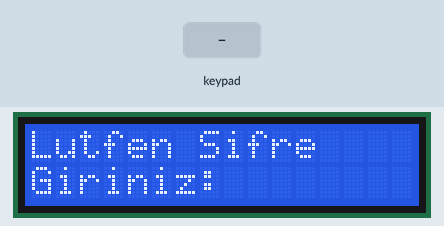
This sketch was run on a simulated Arduino Uno, built with avr-gcc and run on an emulated ATmega328P. On the bench: 16×2 character LCD. Inputs (shaded band) come from the test bench.

Above: at 1.2 s.
1.3 s: keypad keys 2 2 3 4 * pressed 0.4 s apart
At 4.0 s:
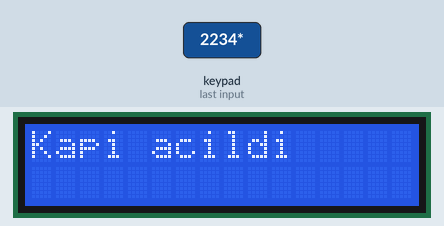
4.8 s: key '*' pressed
At 5.9 s:
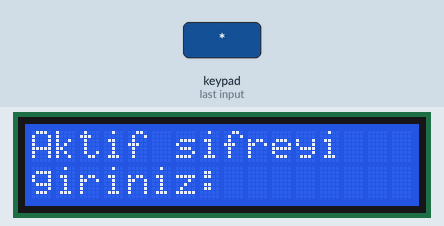
6.4 s: keypad keys 2 2 3 4 pressed 0.4 s apart
At 8.5 s:
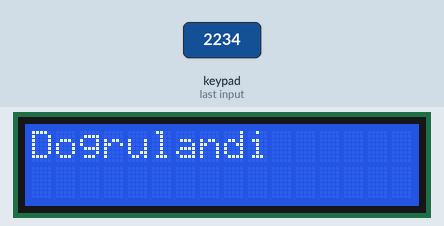
9.5 s: keypad keys 2 2 3 4 # pressed 0.4 s apart
At 12.2 s:
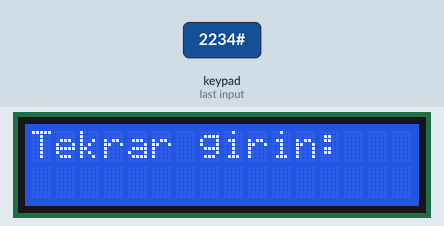
13.0 s: key '1' pressed
At 13.3 s:
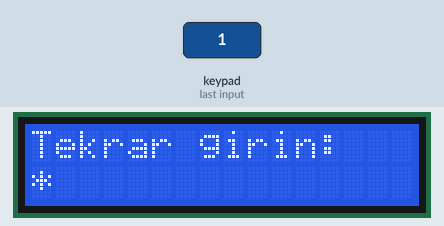
14.5 s: key '2' pressed
At 15.6 s:
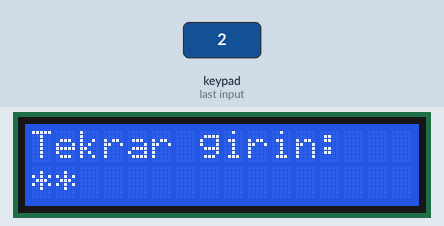
Timing chart, 0 to 17.0 s (numbered marks = the images above; inputs shaded):
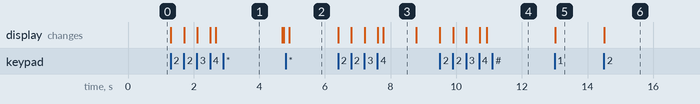

Measured:
- after the input at 1.3 s, the display: first changes at once (image 1 shows a later state)
- after the input at 4.8 s, the display: changes after 0.11 s (image 2)
- after the input at 6.4 s, the display: first changes at once (image 3 shows a later state)
- after the input at 9.5 s, the display: first changes at once (image 4 shows a later state)
- after the input at 13.0 s, the display: changes at once (image 5)
- after the input at 14.5 s, the display: changes at once (image 6)
- what the display in image 3 shows lasts 1.0 s, from 7.8 s to 8.8 s

The sketch:

LiquidCrystal_I2C_16x2_Keypad_Sifre2.ino
```cpp
#include <Wire.h>
#include <LiquidCrystal_I2C.h>
#include <Keypad.h>
#include <string.h>

LiquidCrystal_I2C lcd(0x27, 16, 2);

// ---------------- KEYMAP ----------------
const byte ROWS = 4;
const byte COLS = 4;

char keys[ROWS][COLS] = {
  {'1', '2', '3', 'A'},
  {'4', '5', '6', 'B'},
  {'7', '8', '9', 'C'},
  {'*', '0', '#', 'D'}
};

byte rowPins[ROWS] = {9, 8, 7, 6};
byte colPins[COLS] = {5, 4, 3, 2};

Keypad keypad = Keypad(makeKeymap(keys), rowPins, colPins, ROWS, COLS);

// ---------------- MODLAR ----------------
enum Mod {
  SIFRE_GIRIS,
  DEGISTIRME_ESKI_SIFRE,
  YENI_SIFRE_1,
  YENI_SIFRE_2
};

Mod aktifMod = SIFRE_GIRIS;

// ---------------- SIFRELER ----------------
char aktifSifre[5] = "2234";   // baslangic sifresi
char girilen[5] = "";
char yeniSifre[5] = "";
byte indexNo = 0;

bool yildizBekleniyor = false;

// ---------------- YARDIMCI ----------------
void bufferTemizle() {
  indexNo = 0;
  girilen[0] = '\0';
}

void mesajGoster(const char* satir1, const char* satir2 = "") {
  lcd.clear();
  lcd.setCursor(0, 0);
  lcd.print(satir1);
  lcd.setCursor(0, 1);
  lcd.print(satir2);
}

void sifreGirisEkrani() {
  aktifMod = SIFRE_GIRIS;
  yildizBekleniyor = false;
  bufferTemizle();

  lcd.clear();
  lcd.setCursor(0, 0);
  lcd.print("Lutfen Sifre");
  lcd.setCursor(0, 1);
  lcd.print("Giriniz:");
}

void yildizUyariEkrani() {
  lcd.clear();
  lcd.setCursor(0, 0);
  lcd.print("Tekrar * basin");
  lcd.setCursor(0, 1);
  lcd.print("Sifre degistir");
}

void eskiSifreDogrulaEkrani() {
  aktifMod = DEGISTIRME_ESKI_SIFRE;
  yildizBekleniyor = false;
  bufferTemizle();

  lcd.clear();
  lcd.setCursor(0, 0);
  lcd.print("Aktif sifreyi");
  lcd.setCursor(0, 1);
  lcd.print("giriniz:");
}

void yeniSifre1Ekrani() {
  aktifMod = YENI_SIFRE_1;
  bufferTemizle();

  lcd.clear();
  lcd.setCursor(0, 0);
  lcd.print("Yeni sifre:");
  lcd.setCursor(0, 1);
}

void yeniSifre2Ekrani() {
  aktifMod = YENI_SIFRE_2;
  bufferTemizle();

  lcd.clear();
  lcd.setCursor(0, 0);
  lcd.print("Tekrar girin:");
  lcd.setCursor(0, 1);
}

void yildizYaz() {
  if (aktifMod == SIFRE_GIRIS) {
    lcd.setCursor(8 + indexNo - 1, 1);   // "Giriniz:" sonrasi
    lcd.print('*');
  } else if (aktifMod == DEGISTIRME_ESKI_SIFRE) {
    lcd.setCursor(8 + indexNo - 1, 1);   // "giriniz:" sonrasi
    lcd.print('*');
  } else {
    lcd.setCursor(indexNo - 1, 1);
    lcd.print('*');
  }
}

void rakamEkle(char key) {
  if (indexNo < 4) {
    girilen[indexNo] = key;
    indexNo++;
    girilen[indexNo] = '\0';
    yildizYaz();
  }
}

void setup() {
  Wire.begin();
  lcd.init();
  lcd.backlight();

  sifreGirisEkrani();
}

void loop() {
  char key = keypad.getKey();
  if (!key) return;

  // ---------------- NORMAL GIRIS ----------------
  if (aktifMod == SIFRE_GIRIS) {

    if (key >= '0' && key <= '9') {
      if (yildizBekleniyor) {
        sifreGirisEkrani();
      }

      rakamEkle(key);

      if (indexNo == 4) {
        delay(150);

        if (strcmp(girilen, aktifSifre) == 0) {
          mesajGoster("Kapi acildi");
        } else {
          mesajGoster("Hatali sifre");
        }

        delay(2000);
        sifreGirisEkrani();
      }
    }
    else if (key == '*') {
      if (indexNo == 0) {
        if (!yildizBekleniyor) {
          yildizBekleniyor = true;
          yildizUyariEkrani();
        } else {
          eskiSifreDogrulaEkrani();
        }
      } else {
        sifreGirisEkrani();
      }
    }
  }

  // ---------------- SIFRE DEGISTIRME ICIN ESKI SIFRE DOGRULAMA ----------------
  else if (aktifMod == DEGISTIRME_ESKI_SIFRE) {

    if (key >= '0' && key <= '9') {
      rakamEkle(key);

      if (indexNo == 4) {
        delay(150);

        if (strcmp(girilen, aktifSifre) == 0) {
          mesajGoster("Dogrulandi");
          delay(1000);
          yeniSifre1Ekrani();
        } else {
          mesajGoster("Hatali aktif", "sifre");
          delay(2000);
          sifreGirisEkrani();
        }
      }
    }
    else if (key == '*') {
      eskiSifreDogrulaEkrani(); // temizle
    }
  }

  // ---------------- YENI SIFRE 1 ----------------
  else if (aktifMod == YENI_SIFRE_1) {

    if (key >= '0' && key <= '9') {
      rakamEkle(key);

      if (indexNo == 4) {
        strcpy(yeniSifre, girilen);
        delay(200);
        yeniSifre2Ekrani();
      }
    }
    else if (key == '*') {
      yeniSifre1Ekrani();
    }
  }

  // ---------------- YENI SIFRE 2 ----------------
  else if (aktifMod == YENI_SIFRE_2) {

    if (key >= '0' && key <= '9') {
      rakamEkle(key);

      if (indexNo == 4) {
        delay(150);

        if (strcmp(girilen, yeniSifre) == 0) {
          strcpy(aktifSifre, yeniSifre);
          mesajGoster("Sifre degisti");
        } else {
          mesajGoster("Sifreler farkli");
        }

        delay(2000);
        sifreGirisEkrani();
      }
    }
    else if (key == '*') {
      yeniSifre2Ekrani();
    }
  }
}
```
